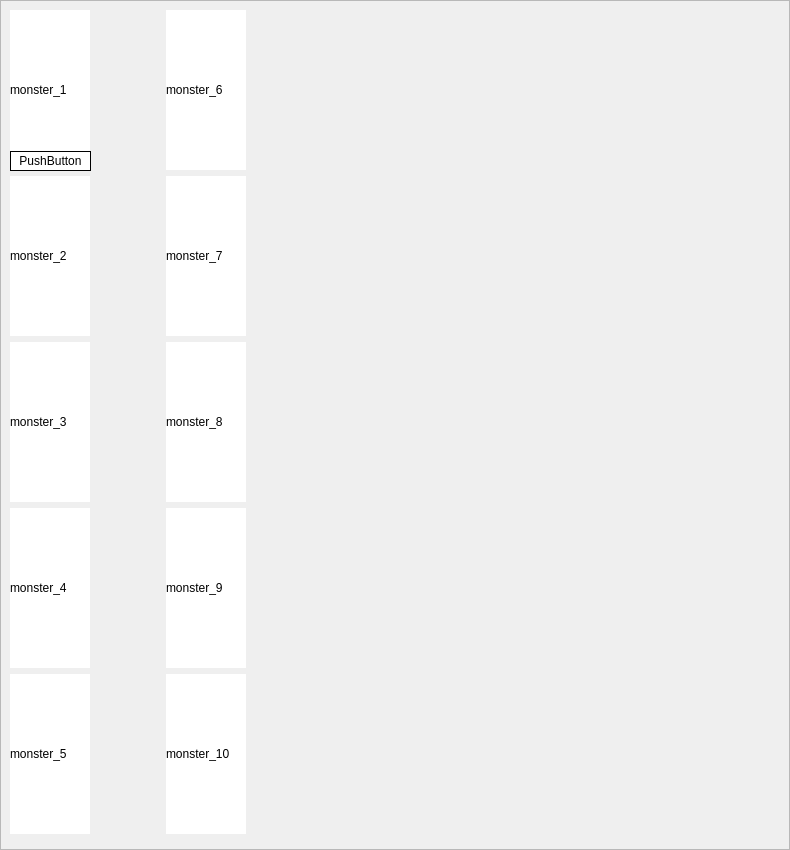
                   <widget class="QFrame" name="frame_2">
                    <property name="geometry">
                     <rect>
                      <x>0</x>
                      <y>0</y>
                      <width>790</width>
                      <height>850</height>
                     </rect>
                    </property>
                    <property name="minimumSize">
                     <size>
                      <width>790</width>
                      <height>850</height>
                     </size>
                    </property>
                    <property name="styleSheet">
                     <string notr="true"/>
                    </property>
                    <property name="frameShape">
                     <enum>QFrame::StyledPanel</enum>
                    </property>
                    <property name="frameShadow">
                     <enum>QFrame::Raised</enum>
                    </property>
                    <widget class="QLabel" name="label_7">
                     <property name="geometry">
                      <rect>
                       <x>10</x>
                       <y>10</y>
                       <width>80</width>
                       <height>160</height>
                      </rect>
                     </property>
                     <property name="minimumSize">
                      <size>
                       <width>80</width>
                       <height>160</height>
                      </size>
                     </property>
                     <property name="maximumSize">
                      <size>
                       <width>80</width>
                       <height>160</height>
                      </size>
                     </property>
                     <property name="styleSheet">
                      <string notr="true">background-color: rgb(255, 255, 255);</string>
                     </property>
                     <property name="text">
                      <string>monster_1</string>
                     </property>
                    </widget>
                    <widget class="QLabel" name="label_9">
                     <property name="geometry">
                      <rect>
                       <x>10</x>
                       <y>176</y>
                       <width>80</width>
                       <height>160</height>
                      </rect>
                     </property>
                     <property name="minimumSize">
                      <size>
                       <width>80</width>
                       <height>160</height>
                      </size>
                     </property>
                     <property name="maximumSize">
                      <size>
                       <width>80</width>
                       <height>160</height>
                      </size>
                     </property>
                     <property name="styleSheet">
                      <string notr="true">background-color: rgb(255, 255, 255);</string>
                     </property>
                     <property name="text">
                      <string>monster_2</string>
                     </property>
                    </widget>
                    <widget class="QLabel" name="label_16">
                     <property name="geometry">
                      <rect>
                       <x>10</x>
                       <y>342</y>
                       <width>80</width>
                       <height>160</height>
                      </rect>
                     </property>
                     <property name="minimumSize">
                      <size>
                       <width>80</width>
                       <height>160</height>
                      </size>
                     </property>
                     <property name="maximumSize">
                      <size>
                       <width>80</width>
                       <height>160</height>
                      </size>
                     </property>
                     <property name="styleSheet">
                      <string notr="true">background-color: rgb(255, 255, 255);</string>
                     </property>
                     <property name="text">
                      <string>monster_3</string>
                     </property>
                    </widget>
                    <widget class="QLabel" name="label_17">
                     <property name="geometry">
                      <rect>
                       <x>10</x>
                       <y>508</y>
                       <width>80</width>
                       <height>160</height>
                      </rect>
                     </property>
                     <property name="minimumSize">
                      <size>
                       <width>80</width>
                       <height>160</height>
                      </size>
                     </property>
                     <property name="maximumSize">
                      <size>
                       <width>80</width>
                       <height>160</height>
                      </size>
                     </property>
                     <property name="styleSheet">
                      <string notr="true">background-color: rgb(255, 255, 255);</string>
                     </property>
                     <property name="text">
                      <string>monster_4</string>
                     </property>
                    </widget>
                    <widget class="QLabel" name="label_18">
                     <property name="geometry">
                      <rect>
                       <x>10</x>
                       <y>674</y>
                       <width>80</width>
                       <height>160</height>
                      </rect>
                     </property>
                     <property name="minimumSize">
                      <size>
                       <width>80</width>
                       <height>160</height>
                      </size>
                     </property>
                     <property name="maximumSize">
                      <size>
                       <width>80</width>
                       <height>160</height>
                      </size>
                     </property>
                     <property name="styleSheet">
                      <string notr="true">background-color: rgb(255, 255, 255);</string>
                     </property>
                     <property name="text">
                      <string>monster_5</string>
                     </property>
                    </widget>
                    <widget class="QLabel" name="label_19">
                     <property name="geometry">
                      <rect>
                       <x>166</x>
                       <y>674</y>
                       <width>80</width>
                       <height>160</height>
                      </rect>
                     </property>
                     <property name="minimumSize">
                      <size>
                       <width>80</width>
                       <height>160</height>
                      </size>
                     </property>
                     <property name="maximumSize">
                      <size>
                       <width>80</width>
                       <height>160</height>
                      </size>
                     </property>
                     <property name="styleSheet">
                      <string notr="true">background-color: rgb(255, 255, 255);</string>
                     </property>
                     <property name="text">
                      <string>monster_10</string>
                     </property>
                    </widget>
                    <widget class="QLabel" name="label_21">
                     <property name="geometry">
                      <rect>
                       <x>166</x>
                       <y>508</y>
                       <width>80</width>
                       <height>160</height>
                      </rect>
                     </property>
                     <property name="minimumSize">
                      <size>
                       <width>80</width>
                       <height>160</height>
                      </size>
                     </property>
                     <property name="maximumSize">
                      <size>
                       <width>80</width>
                       <height>160</height>
                      </size>
                     </property>
                     <property name="styleSheet">
                      <string notr="true">background-color: rgb(255, 255, 255);</string>
                     </property>
                     <property name="text">
                      <string>monster_9</string>
                     </property>
                    </widget>
                    <widget class="QLabel" name="label_22">
                     <property name="geometry">
                      <rect>
                       <x>166</x>
                       <y>342</y>
                       <width>80</width>
                       <height>160</height>
                      </rect>
                     </property>
                     <property name="minimumSize">
                      <size>
                       <width>80</width>
                       <height>160</height>
                      </size>
                     </property>
                     <property name="maximumSize">
                      <size>
                       <width>80</width>
                       <height>160</height>
                      </size>
                     </property>
                     <property name="styleSheet">
                      <string notr="true">background-color: rgb(255, 255, 255);</string>
                     </property>
                     <property name="text">
                      <string>monster_8</string>
                     </property>
                    </widget>
                    <widget class="QLabel" name="label_23">
                     <property name="geometry">
                      <rect>
                       <x>166</x>
                       <y>176</y>
                       <width>80</width>
                       <height>160</height>
                      </rect>
                     </property>
                     <property name="minimumSize">
                      <size>
                       <width>80</width>
                       <height>160</height>
                      </size>
                     </property>
                     <property name="maximumSize">
                      <size>
                       <width>80</width>
                       <height>160</height>
                      </size>
                     </property>
                     <property name="styleSheet">
                      <string notr="true">background-color: rgb(255, 255, 255);</string>
                     </property>
                     <property name="text">
                      <string>monster_7</string>
                     </property>
                    </widget>
                    <widget class="QLabel" name="label_8">
                     <property name="geometry">
                      <rect>
                       <x>166</x>
                       <y>10</y>
                       <width>80</width>
                       <height>160</height>
                      </rect>
                     </property>
                     <property name="minimumSize">
                      <size>
                       <width>80</width>
                       <height>160</height>
                      </size>
                     </property>
                     <property name="maximumSize">
                      <size>
                       <width>80</width>
                       <height>160</height>
                      </size>
                     </property>
                     <property name="styleSheet">
                      <string notr="true">background-color: rgb(255, 255, 255);</string>
                     </property>
                     <property name="text">
                      <string>monster_6</string>
                     </property>
                    </widget>
                    <widget class="QPushButton" name="pushButton">
                     <property name="geometry">
                      <rect>
                       <x>10</x>
                       <y>151</y>
                       <width>81</width>
                       <height>20</height>
                      </rect>
                     </property>
                     <property name="styleSheet">
                      <string notr="true">border-radius:16px;
border:1px solid black;
</string>
                     </property>
                     <property name="text">
                      <string>PushButton</string>
                     </property>
                    </widget>
                   </widget>
